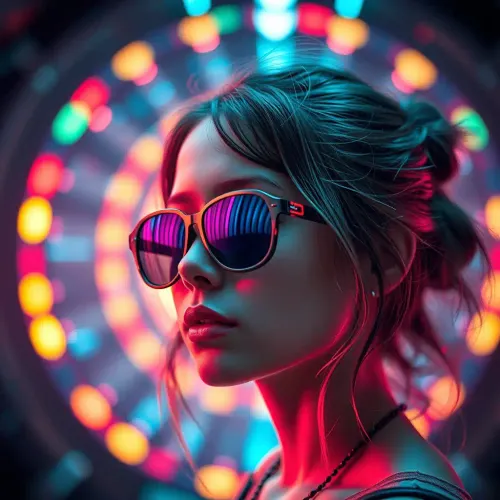
#> input picture testing/images/Img1.jpg, 500 x 500 px
$ python -i frequency.py   (imports and definitions only)
#> lines starting #> are read from the running program, lines starting #| are printed output that depends on the picture
#> further down, picture is the input picture: shape (500, 500, 3); mean B, G, R 90.8, 73.6, 95.6
import numpy as np
import cv2

def extract_frequency(image):
    gray = cv2.cvtColor(image, cv2.COLOR_BGR2GRAY)
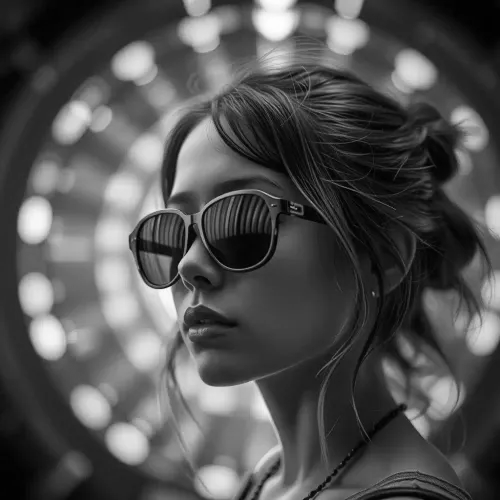
#> gray: shape (500, 500); min 0, max 254, mean 82.2
    fft = np.fft.fft2(gray)
    fft_shift = np.fft.fftshift(fft)

    magnitude = np.log(np.abs(fft_shift)+1)
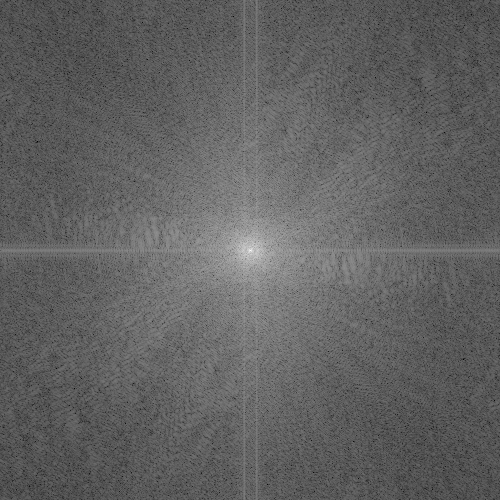
#> magnitude: shape (500, 500) float64; min 1.73, max 16.84, mean 7.53; drawn with min black and max white

    resized = cv2.resize(magnitude, (32,32))
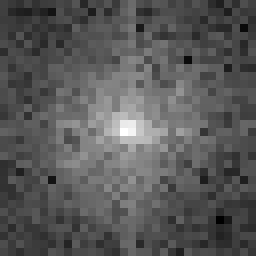
#> resized: shape (32, 32) float64 (shown 8 times larger); min 4.77, max 12.77, mean 7.55; drawn with min black and max white
    return resized.flatten()

>>> import cv2
>>> picture = cv2.imread('../testing/images/Img1.jpg')
>>> result = extract_frequency(picture)
#> result = 1024 values, max 12.77 at index 527, min 4.77 at index 891, mean 7.55

$ run again, on testing/images/Img10.jpg
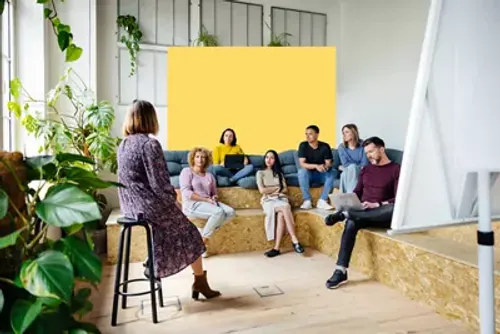
#> input picture testing/images/Img10.jpg, 500 x 334 px
#> picture is the input picture: shape (334, 500, 3); mean B, G, R 138.5, 164.8, 170.4
#> in extract_frequency, `magnitude = np.log(np.abs(fft_shift)+1)`:
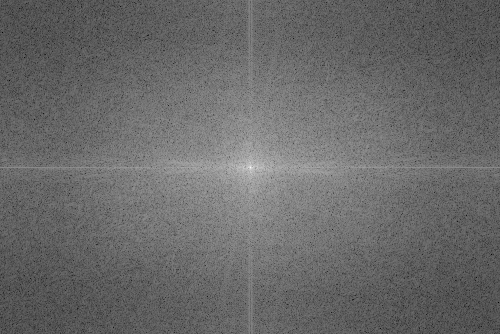
#> magnitude: shape (334, 500) float64; min 1.18, max 17.12, mean 7.78; drawn with min black and max white
#> in extract_frequency, `resized = cv2.resize(magnitude, (32,32))`:
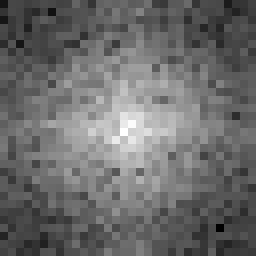
#> resized: shape (32, 32) float64 (shown 8 times larger); min 4.56, max 12.18, mean 7.77; drawn with min black and max white
#> result = 1024 values, max 12.18 at index 527, min 4.56 at index 923, mean 7.77
